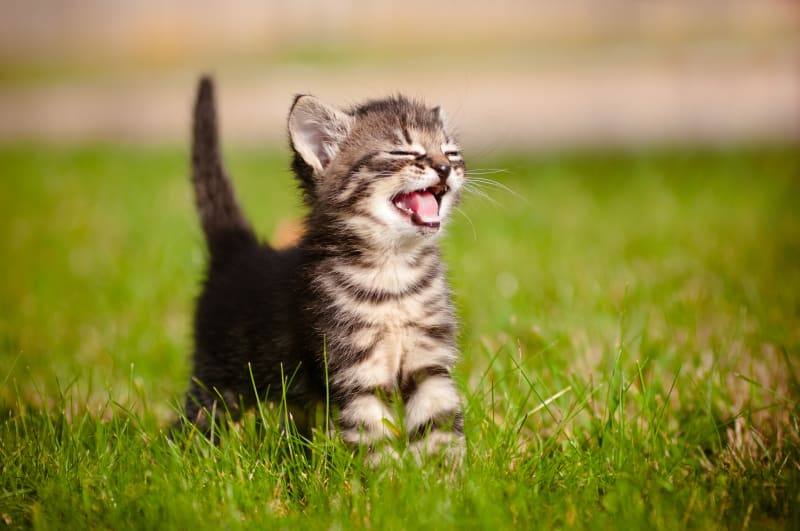
#> input picture images/cat1.jpg, 800 x 531 px, found by its file name
$ python pg101exercise.py
#> lines starting #> are read from the running program, lines starting #| are printed output that depends on the picture
import cv2
import numpy as np

print(cv2.IMREAD_GRAYSCALE)
print(cv2.IMREAD_COLOR_RGB)

img = cv2.imread("images\cat1.jpg", 0) #黑白
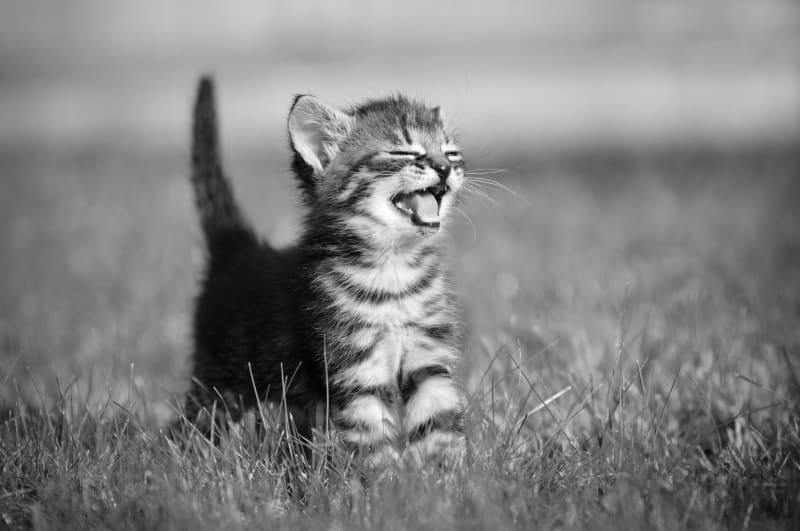
#> img: shape (531, 800); min 0, max 255, mean 129.3
img = cv2.imread("images\cat1.jpg", 1) #彩色
#> img is the input picture: shape (531, 800, 3); mean B, G, R 63.6, 135.5, 142.1

cv2.imshow("Cute Kitten", img)
cv2.imshow("Cute Kitten2", img)
cv2.waitKey(0)
cv2.destroyAllWindows()


img = cv2.imread("images\dog1.jpg", 1) #彩色
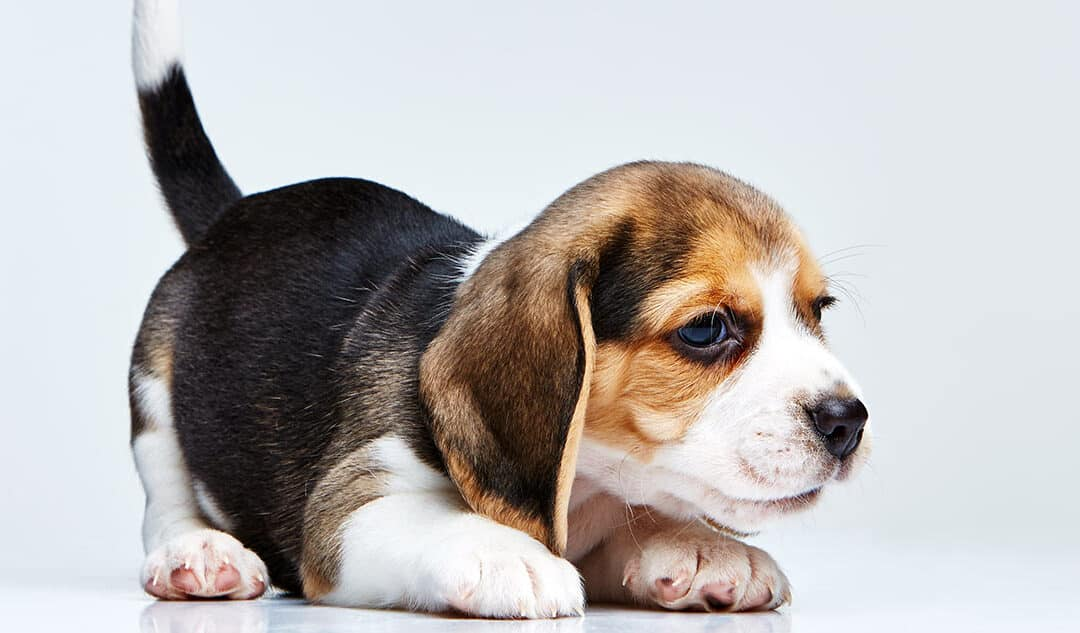
#> input picture images/dog1.jpg, 1080 x 633 px, found by its file name
#> img is the input picture: shape (633, 1080, 3); mean B, G, R 181.6, 182.3, 186
cv2.imshow("Cute Dog", img)
cv2.waitKey(0)
cv2.destroyAllWindows()

img = cv2.imread("images\cat2.jpg", 0)
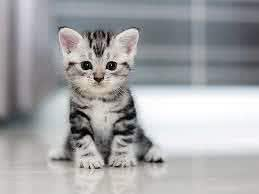
#> input picture images/cat2.jpg, 259 x 194 px, found by its file name
#> img: shape (194, 259); min 0, max 255, mean 164.6
cv2.imshow("Cute Kitten", img)
cv2.waitKey(0)
cv2.destroyAllWindows()


img = cv2.imread("images\dog2.jpg", 0)
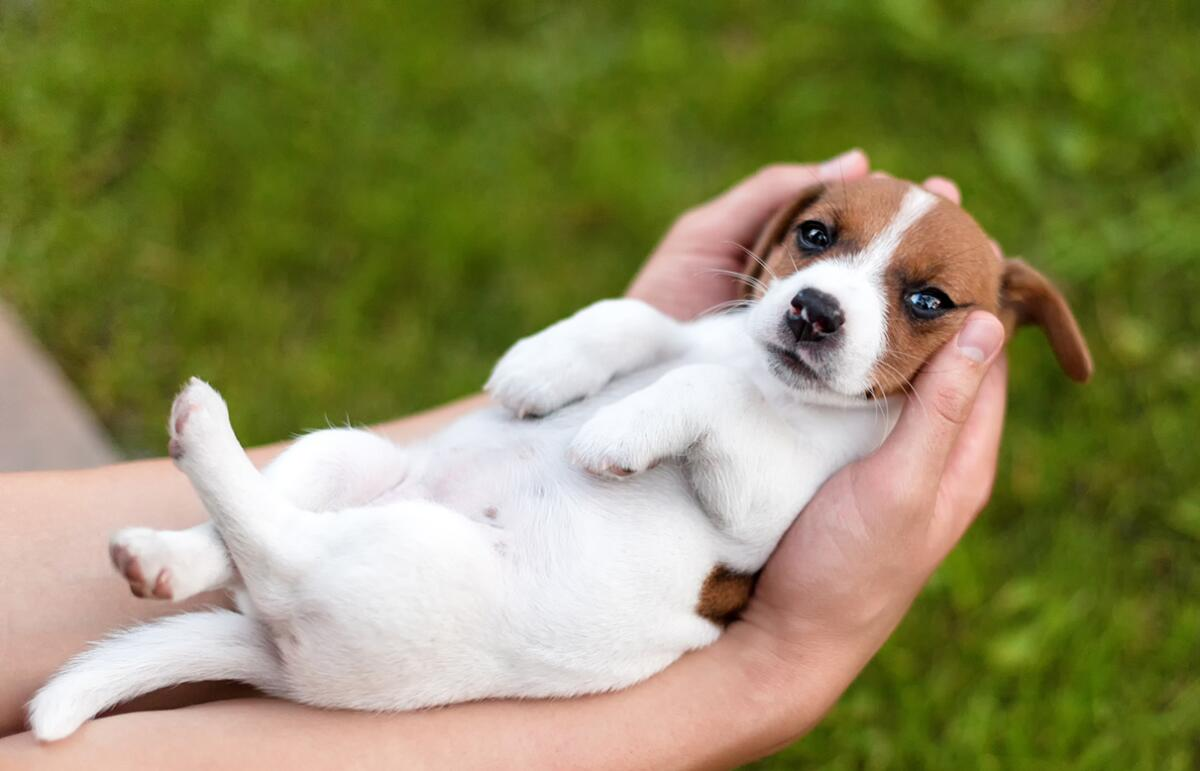
#> input picture images/dog2.jpg, 1200 x 771 px, found by its file name
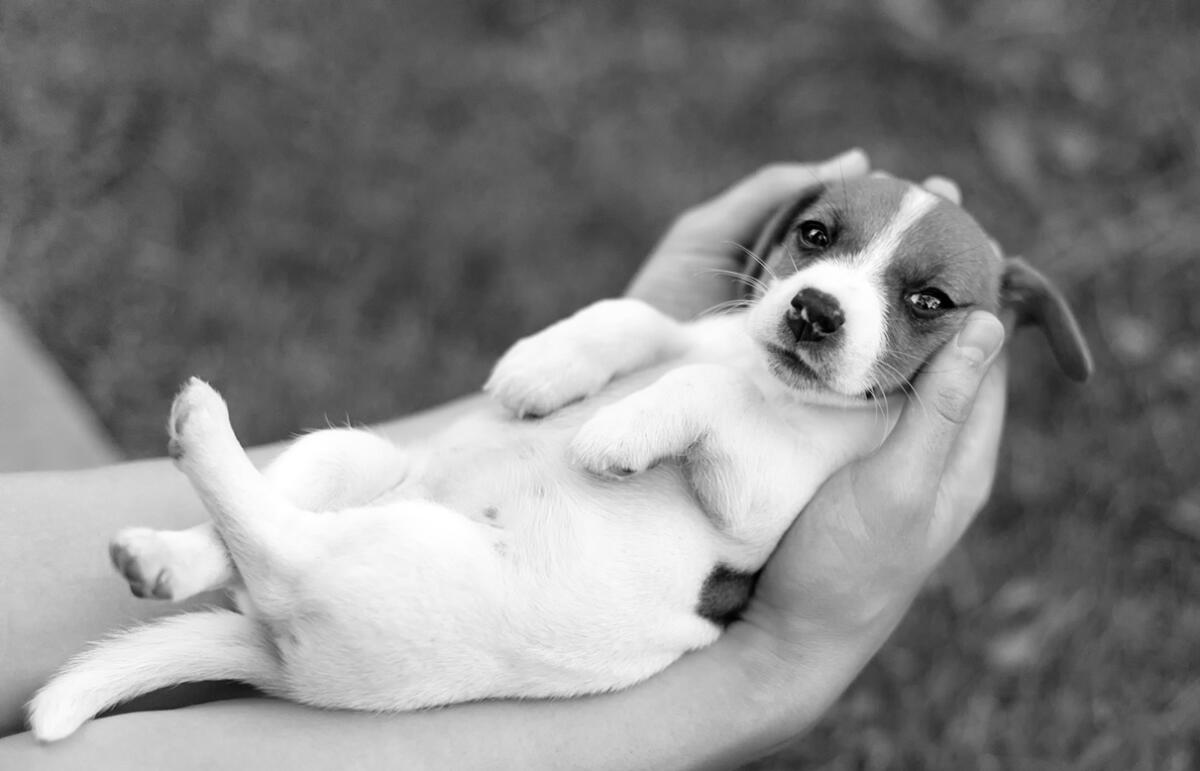
#> img: shape (771, 1200); min 0, max 255, mean 133.9
cv2.imshow("Cute dog", img)
cv2.waitKey(0)
cv2.destroyAllWindows()
